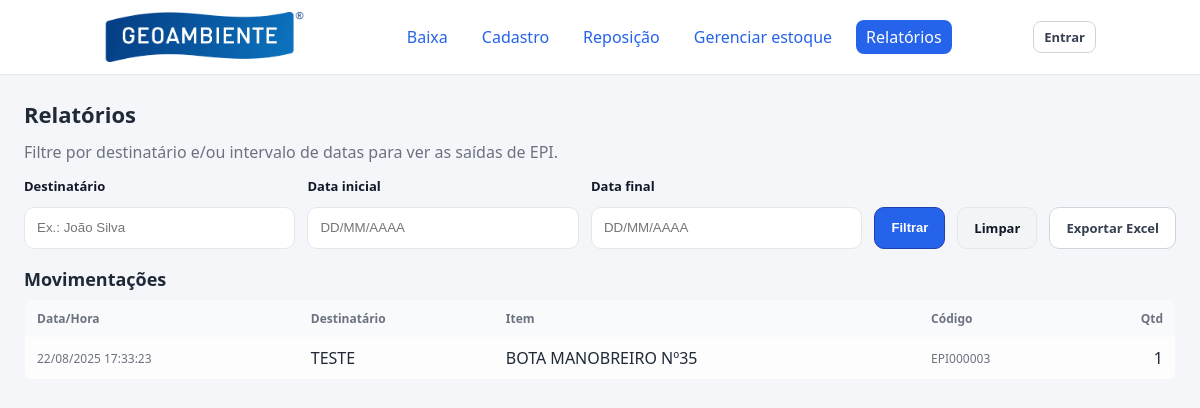
The app's page /relatorios, older data.
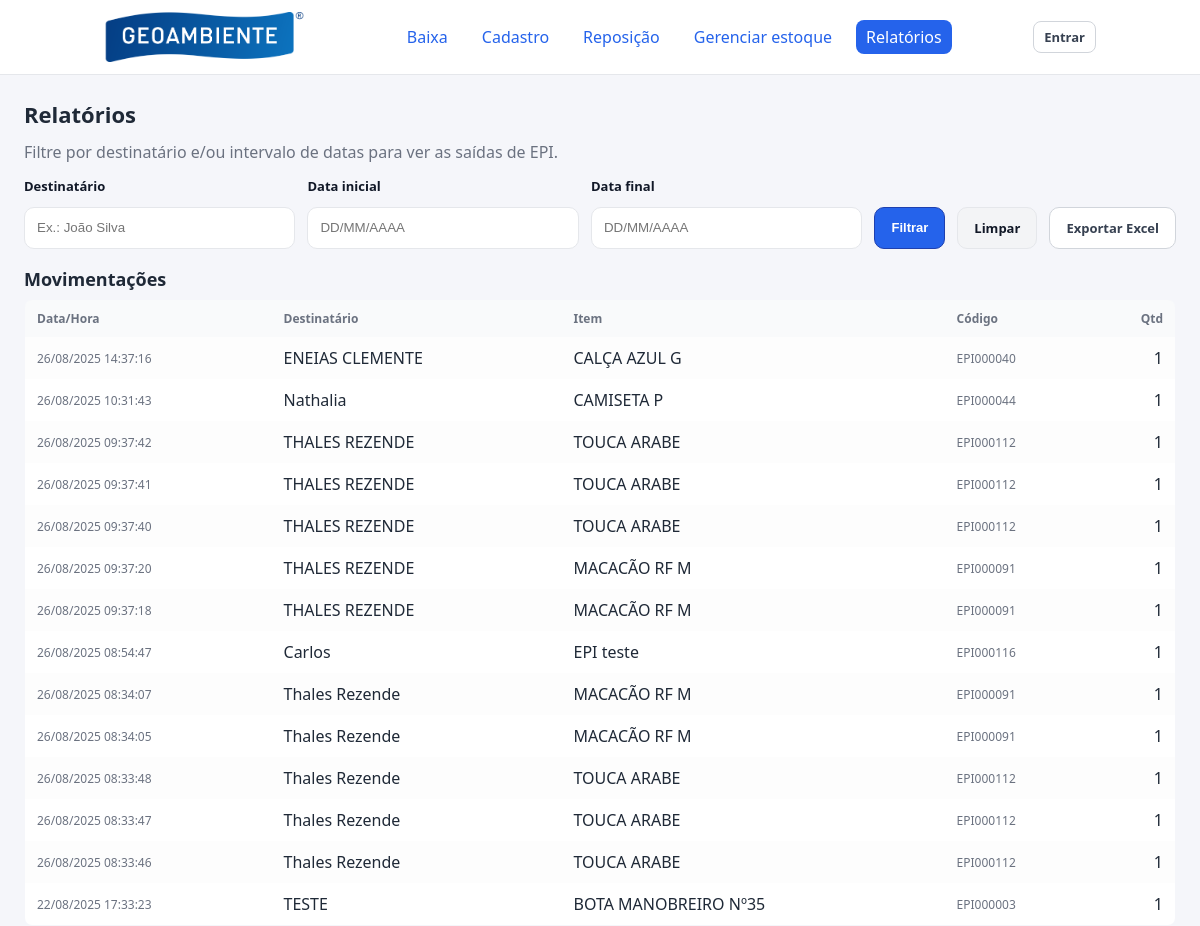
The same page, newer data.
### tables this page shows
CREATE TABLE movimentacoes (
                id INTEGER PRIMARY KEY AUTOINCREMENT,
                item_id INTEGER NOT NULL,
                quantidade INTEGER NOT NULL,
                destinatario TEXT NOT NULL,
                data TEXT NOT NULL,
                FOREIGN KEY (item_id) REFERENCES itens (id)
            );

CREATE TABLE itens (
                id INTEGER PRIMARY KEY AUTOINCREMENT,
                nome TEXT NOT NULL,
                codigo TEXT UNIQUE NOT NULL,
                saldo INTEGER NOT NULL
            );

### app_epi.py (the view)
@app.route("/relatorios", methods=["GET"])
def relatorios():
    destinatario = (request.args.get("destinatario") or "").strip()
    data_ini_br  = (request.args.get("data_ini") or "").strip()
    data_fim_br  = (request.args.get("data_fim") or "").strip()
    data_ini_iso = br_to_iso(data_ini_br)
    data_fim_iso = br_to_iso(data_fim_br)
    movimentos = buscar_movimentacoes(
        destinatario if destinatario else None,
        data_ini_iso if data_ini_iso else None,
        data_fim_iso if data_fim_iso else None
    )
    conn = get_db_connection()
    cur = conn.cursor()
    cur.execute("SELECT DISTINCT destinatario FROM movimentacoes ORDER BY destinatario")
    destinatarios_unicos = [r["destinatario"] for r in cur.fetchall()]
    conn.close()
    return render_template(
        "relatorios.html",
        movimentos=movimentos,
        destinatario=destinatario,
        data_ini=data_ini_br,
        data_fim=data_fim_br,
        destinatarios_unicos=destinatarios_unicos
    )

### app_epi.py (called while the page is built, shortened)
def get_db_connection():
    conn = sqlite3.connect('estoque.db')
    conn.row_factory = sqlite3.Row
    conn.execute("PRAGMA foreign_keys = ON")
    return conn

def buscar_movimentacoes(destinatario=None, data_ini=None, data_fim=None):
    conn = get_db_connection()
    cur = conn.cursor()
    sql = """
      SELECT m.id, i.nome AS item_nome, i.codigo AS item_codigo,
             m.quantidade, m.destinatario, m.data
      FROM movimentacoes m
      JOIN itens i ON i.id = m.item_id
      WHERE 1=1
    """
    params = []
    if destinatario:
        sql += " AND LOWER(m.destinatario) = LOWER(?)"
        params.append(destinatario.strip())
    if data_ini:
        sql += " AND substr(m.data,1,10) >= ?"
        params.append(data_ini.strip())
    if data_fim:
        sql += " AND substr(m.data,1,10) <= ?"
        params.append(data_fim.strip())
    sql += " ORDER BY m.data DESC, m.id DESC"
    cur.execute(sql, tuple(params))
    rows = cur.fetchall()
    conn.close()
    return rows

def br_to_iso(d: str) -> str:
    d = (d or "").strip()
    if not d:
        return ""

### templates/relatorios.html (shortened to what this page needs)
{% extends "base.html" %}
{% block content %}
<h1>Relatórios</h1>
<p class="page-sub muted">Filtre por destinatário e/ou intervalo de datas para ver as saídas de EPI.</p>
<form method="GET" id="form-relatorios" autocomplete="off">
  <div class="field">
    <label for="destinatario">Destinatário</label>
    <input class="input" id="destinatario" name="destinatario"
           value="{{ destinatario or '' }}" list="lista-dest"
           placeholder="Ex.: João Silva">
  </div>
  <div class="field">
    <label for="data_ini">Data inicial</label>
    <input class="input" id="data_ini" name="data_ini"
           value="{{ data_ini or '' }}" placeholder="DD/MM/AAAA">
  </div>
  <div class="field">
    <label for="data_fim">Data final</label>
    <input class="input" id="data_fim" name="data_fim"
           value="{{ data_fim or '' }}" placeholder="DD/MM/AAAA">
  </div>
  <button class="btn primary" type="submit">Filtrar</button>
  <a class="btn secondary" href="{{ url_for('relatorios') }}">Limpar</a>
  <a class="btn outline"
     href="{{ url_for('relatorios_export') }}?destinatario={{ destinatario|urlencode }}&data_ini={{ data_ini|urlencode }}&data_fim={{ data_fim|urlencode }}">
     Exportar Excel
  </a>
</form>
<h2 style="margin-top:18px">Movimentações</h2>
<table class="table">
  <thead>
    <tr>
      <th>Data/Hora</th>
      <th>Destinatário</th>
      <th>Item</th>
      <th>Código</th>
      <th>Qtd</th>
    </tr>
  </thead>
  <tbody>
    {% if movimentos and movimentos|length > 0 %}
      {% for mv in movimentos %}
      <tr>
        <td class="small">
          {{ mv.data[8:10] }}/{{ mv.data[5:7] }}/{{ mv.data[0:4] }} {{ mv.data[11:] }}
        </td>
        <td>{{ mv.destinatario }}</td>
        <td>{{ mv.item_nome }}</td>
        <td class="small">{{ mv.item_codigo }}</td>
        <td>{{ mv.quantidade }}</td>
      </tr>
      {% endfor %}
    {% endif %}
  </tbody>
</table>
{% endblock %}

### templates/base.html (shortened to what this page needs)
<!doctype html>
<html lang="pt-br">
<head>
  <link rel="stylesheet" href="{{ url_for('static', filename='style.css') }}">
</head>
<body>
  <nav class="nav">
    <div class="wrap" style="display:flex;align-items:center;justify-content:space-between;gap:16px;">
      <a class="brand" href="{{ url_for('baixa_automatica') }}" style="text-decoration:none;color:inherit;display:flex;align-items:center;gap:10px;">
        <img src="{{ url_for('static', filename='logo.png') }}" alt="Geoambiente" style="height:50px;">
      </a>
      <div class="menu" role="navigation" aria-label="Principal">
        <a href="{{ url_for('baixa_automatica') }}"
           class="{% if request.path=='/' %}active{% endif %}"
           {% if request.path=='/' %}aria-current="page"{% endif %}>Baixa</a>
        <a href="{{ url_for('novo_item') }}"
           class="{% if '/novo' in request.path %}active{% endif %}"
           {% if '/novo' in request.path %}aria-current="page"{% endif %}>Cadastro</a>
        <a href="{{ url_for('repor') }}"
           class="{% if '/repor' in request.path %}active{% endif %}"
           {% if '/repor' in request.path %}aria-current="page"{% endif %}>Reposição</a>
        <a href="{{ url_for('itens_lista') }}"
           class="{% if '/itens' in request.path %}active{% endif %}"
           {% if '/itens' in request.path %}aria-current="page"{% endif %}>Gerenciar estoque</a>
        <a href="{{ url_for('relatorios') }}"
           class="{% if '/relatorios' in request.path %}active{% endif %}"
           {% if '/relatorios' in request.path %}aria-current="page"{% endif %}>Relatórios</a>
      </div>
      <div class="menu" style="gap:10px;">
        {% if session.get('user') %}
          <span class="small muted">Olá, {{ session.get('user') }}</span>
          <a href="{{ url_for('logout') }}" class="btn outline">Sair</a>
        {% else %}
          <a href="{{ url_for('login') }}" class="btn outline">Entrar</a>
        {% endif %}
      </div>
    </div>
  </nav>
  <div class="container">
    {% block content %}{% endblock %}
  </div>
</body>
</html>

### static/style.css (style rules this page uses)
:root { --bg: #f5f6fa; --card: #ffffff; --muted: #6b7280; --text: #1f2937; --accent: #2563eb; --accent-2: #4f46e5; --danger: #dc2626; --success: #16a34a; --border: #e5e7eb; --radius: 12px; --line:#eef0f3; --zebra:#fafbff; --hover:#f0f6ff; --blue:#2563eb; --blue-2:#1d4ed8; --blue-3:#1e40af; --red:#ef4444; --red-2:#b91c1c; --red-bg:#fee2e2; --green:#10b981; --amber:#f59e0b; }
* { box-sizing: border-box; }
html, body { height: 100%; }
body { margin: 0; font-family: system-ui, -apple-system, Segoe UI, Roboto; background: var(--bg); color: var(--text); }
a { color: var(--accent); text-decoration: none; }
.nav { background: #fff; border-bottom: 1px solid var(--border); }
.nav .wrap { max-width: 1024px; margin: 0 auto; padding: 12px 16px; display: flex; gap: 14px; align-items: center; justify-content: space-between; }
.brand { display:flex; gap:10px; align-items:center; font-weight:700; }
.menu { display:flex; gap:14px; flex-wrap:wrap; }
.menu a { padding:6px 10px; border-radius:8px; }
.menu a.active { background: var(--accent); color:#fff; }
.container { width: 100%; max-width: 100%; margin: 24px auto; padding: 0 24px; }
h1 { font-size:22px; margin:0 0 12px; }
h2 { font-size:18px; margin:16px 0 8px; }
p.muted { color: var(--muted); margin:6px 0 14px; }
.small { font-size:12px; color: var(--muted); }
.page-sub { margin:0 0 16px 0; }
.field { display:flex; flex-direction:column; gap:6px; min-width:220px; flex:1; }
label { font-size:12px; color: var(--muted); margin-bottom:6px; display:block; }
.input, input[type="text"], input[type="number"], select, textarea { width:100%; background:#fff; color:var(--text); border:1px solid var(--border); border-radius:10px; padding:10px 12px; outline:none; }
.btn { display:inline-flex; align-items:center; justify-content:center; gap:6px; padding:8px 12px; border-radius:10px; border:1px solid transparent; cursor:pointer; text-decoration:none; font-weight:600; font-size:13px; background:#fff; color:#374151; }
.btn.primary { background:#2563eb; border-color:#1e40af; color:#fff; }
.btn.secondary { background:#f3f4f6; border-color:#e5e7eb; color:#111827; }
.btn.outline { background:#fff; border-color:#d1d5db; color:#374151; }
.table { width:100%; border-collapse:collapse; overflow:hidden; border-radius:8px; border:1px solid var(--border); }
.table th, .table td { padding:10px 12px; text-align:left; }
.table thead th { font-size:12px; color:var(--muted); background:#f9fafb; }
.table tbody tr { background:#fff; }
.table tbody tr:nth-child(odd) { background:#fdfdfd; }
.table td:last-child { text-align:right; }
#form-relatorios .btn { height: 42px; line-height: 42px; padding: 0 16px; box-sizing: border-box; }
.table th:last-child { text-align: right; }

### templates/base.html (style rules this page uses)
.table th:last-child { text-align: right; }

### templates/relatorios.html (style rules this page uses)
#form-relatorios { display:grid; grid-template-columns: 1fr 1fr 1fr auto auto auto; gap:12px; align-items:end; margin-bottom: 12px; }
#form-relatorios .field { display:flex; flex-direction:column; gap:6px; }
#form-relatorios label { font-size:13px; color:#111827; font-weight:600; }
#form-relatorios .input, #form-relatorios .btn { height:42px; line-height:42px; box-sizing:border-box; }
#form-relatorios .btn { padding:0 16px; }

Row changes from the older to the newer data that the page shows:
added movimentacoes: data "26", data "08", data "2025", data "14:37:16", destinatario "ENEIAS CLEMENTE", item_nome "CALÇA AZUL G", item_codigo "EPI000040", quantidade "1"
added movimentacoes: data "26", data "08", data "2025", data "10:31:43", destinatario "Nathalia", item_nome "CAMISETA P", item_codigo "EPI000044", quantidade "1"
added movimentacoes: data "26", data "08", data "2025", data "09:37:42", destinatario "THALES REZENDE", item_nome "TOUCA ARABE", item_codigo "EPI000112", quantidade "1"
added movimentacoes: data "26", data "08", data "2025", data "09:37:41", destinatario "THALES REZENDE", item_nome "TOUCA ARABE", item_codigo "EPI000112", quantidade "1"
added movimentacoes: data "26", data "08", data "2025", data "09:37:40", destinatario "THALES REZENDE", item_nome "TOUCA ARABE", item_codigo "EPI000112", quantidade "1"
added movimentacoes: data "26", data "08", data "2025", data "09:37:20", destinatario "THALES REZENDE", item_nome "MACACÃO RF M", item_codigo "EPI000091", quantidade "1"
added movimentacoes: data "26", data "08", data "2025", data "09:37:18", destinatario "THALES REZENDE", item_nome "MACACÃO RF M", item_codigo "EPI000091", quantidade "1"
added movimentacoes: data "26", data "08", data "2025", data "08:54:47", destinatario "Carlos", item_nome "EPI teste", item_codigo "EPI000116", quantidade "1"
added movimentacoes: data "26", data "08", data "2025", data "08:34:07", destinatario "Thales Rezende", item_nome "MACACÃO RF M", item_codigo "EPI000091", quantidade "1"
added movimentacoes: data "26", data "08", data "2025", data "08:34:05", destinatario "Thales Rezende", item_nome "MACACÃO RF M", item_codigo "EPI000091", quantidade "1"
added movimentacoes: data "26", data "08", data "2025", data "08:33:48", destinatario "Thales Rezende", item_nome "TOUCA ARABE", item_codigo "EPI000112", quantidade "1"
added movimentacoes: data "26", data "08", data "2025", data "08:33:47", destinatario "Thales Rezende", item_nome "TOUCA ARABE", item_codigo "EPI000112", quantidade "1"
added movimentacoes: data "26", data "08", data "2025", data "08:33:46", destinatario "Thales Rezende", item_nome "TOUCA ARABE", item_codigo "EPI000112", quantidade "1"
